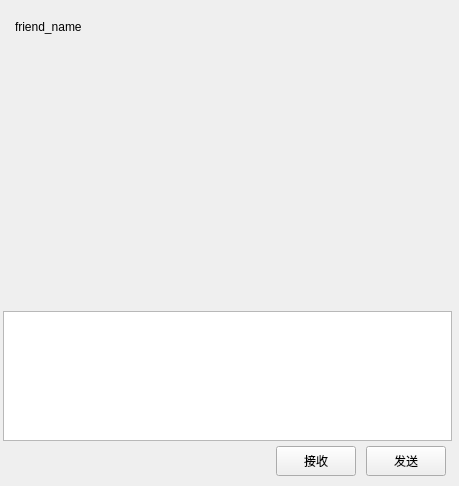
<?xml version="1.0" encoding="UTF-8"?>
<ui version="4.0">
 <class>ChatPage</class>
 <widget class="QWidget" name="ChatPage">
  <property name="geometry">
   <rect>
    <x>0</x>
    <y>0</y>
    <width>459</width>
    <height>486</height>
   </rect>
  </property>
  <property name="windowTitle">
   <string>Form</string>
  </property>
  <layout class="QVBoxLayout" name="verticalLayout">
   <property name="spacing">
    <number>0</number>
   </property>
   <property name="leftMargin">
    <number>3</number>
   </property>
   <property name="topMargin">
    <number>3</number>
   </property>
   <property name="rightMargin">
    <number>7</number>
   </property>
   <property name="bottomMargin">
    <number>0</number>
   </property>
   <item>
    <widget class="QWidget" name="chat_data_wid" native="true">
     <property name="minimumSize">
      <size>
       <width>300</width>
       <height>0</height>
      </size>
     </property>
     <layout class="QVBoxLayout" name="verticalLayout_4">
      <property name="spacing">
       <number>0</number>
      </property>
      <property name="leftMargin">
       <number>0</number>
      </property>
      <property name="topMargin">
       <number>0</number>
      </property>
      <property name="rightMargin">
       <number>0</number>
      </property>
      <property name="bottomMargin">
       <number>0</number>
      </property>
      <item>
       <widget class="QWidget" name="title_wid" native="true">
        <property name="minimumSize">
         <size>
          <width>0</width>
          <height>45</height>
         </size>
        </property>
        <property name="maximumSize">
         <size>
          <width>16777215</width>
          <height>45</height>
         </size>
        </property>
        <layout class="QVBoxLayout" name="verticalLayout_5" stretch="0">
         <property name="spacing">
          <number>0</number>
         </property>
         <property name="leftMargin">
          <number>10</number>
         </property>
         <property name="topMargin">
          <number>0</number>
         </property>
         <property name="rightMargin">
          <number>0</number>
         </property>
         <property name="bottomMargin">
          <number>0</number>
         </property>
         <item>
          <widget class="QWidget" name="widget_2" native="true">
           <layout class="QHBoxLayout" name="horizontalLayout_3" stretch="0">
            <property name="spacing">
             <number>0</number>
            </property>
            <property name="leftMargin">
             <number>2</number>
            </property>
            <property name="topMargin">
             <number>3</number>
            </property>
            <property name="rightMargin">
             <number>0</number>
            </property>
            <property name="bottomMargin">
             <number>1</number>
            </property>
            <item>
             <widget class="QLabel" name="title_lb">
              <property name="text">
               <string>friend_name</string>
              </property>
             </widget>
            </item>
           </layout>
          </widget>
         </item>
        </layout>
       </widget>
      </item>
      <item>
       <widget class="ChatView" name="chat_data_list" native="true"/>
      </item>
      <item>
       <widget class="QWidget" name="tool_wid" native="true">
        <property name="minimumSize">
         <size>
          <width>0</width>
          <height>30</height>
         </size>
        </property>
        <property name="maximumSize">
         <size>
          <width>16777215</width>
          <height>30</height>
         </size>
        </property>
        <layout class="QHBoxLayout" name="horizontalLayout_4">
         <property name="leftMargin">
          <number>2</number>
         </property>
         <property name="topMargin">
          <number>2</number>
         </property>
         <property name="rightMargin">
          <number>2</number>
         </property>
         <property name="bottomMargin">
          <number>2</number>
         </property>
         <item>
          <spacer name="horizontalSpacer_3">
           <property name="orientation">
            <enum>Qt::Horizontal</enum>
           </property>
           <property name="sizeType">
            <enum>QSizePolicy::Fixed</enum>
           </property>
           <property name="sizeHint" stdset="0">
            <size>
             <width>10</width>
             <height>20</height>
            </size>
           </property>
          </spacer>
         </item>
         <item>
          <widget class="ClickedLabel" name="emo_lb">
           <property name="sizePolicy">
            <sizepolicy hsizetype="Preferred" vsizetype="Preferred">
             <horstretch>0</horstretch>
             <verstretch>0</verstretch>
            </sizepolicy>
           </property>
           <property name="minimumSize">
            <size>
             <width>25</width>
             <height>25</height>
            </size>
           </property>
           <property name="maximumSize">
            <size>
             <width>25</width>
             <height>25</height>
            </size>
           </property>
           <property name="text">
            <string/>
           </property>
          </widget>
         </item>
         <item>
          <spacer name="horizontalSpacer_4">
           <property name="orientation">
            <enum>Qt::Horizontal</enum>
           </property>
           <property name="sizeType">
            <enum>QSizePolicy::Fixed</enum>
           </property>
           <property name="sizeHint" stdset="0">
            <size>
             <width>5</width>
             <height>20</height>
            </size>
           </property>
          </spacer>
         </item>
         <item>
          <widget class="ClickedLabel" name="file_lb">
           <property name="minimumSize">
            <size>
             <width>25</width>
             <height>25</height>
            </size>
           </property>
           <property name="maximumSize">
            <size>
             <width>25</width>
             <height>25</height>
            </size>
           </property>
           <property name="text">
            <string/>
           </property>
          </widget>
         </item>
         <item>
          <spacer name="horizontalSpacer_2">
           <property name="orientation">
            <enum>Qt::Horizontal</enum>
           </property>
           <property name="sizeHint" stdset="0">
            <size>
             <width>40</width>
             <height>20</height>
            </size>
           </property>
          </spacer>
         </item>
        </layout>
       </widget>
      </item>
      <item>
       <widget class="MessageTextEdit" name="chat_edit">
        <property name="maximumSize">
         <size>
          <width>16777215</width>
          <height>130</height>
         </size>
        </property>
        <property name="toolTipDuration">
         <number>0</number>
        </property>
       </widget>
      </item>
      <item>
       <widget class="QWidget" name="send_wid" native="true">
        <property name="minimumSize">
         <size>
          <width>0</width>
          <height>45</height>
         </size>
        </property>
        <property name="maximumSize">
         <size>
          <width>16777215</width>
          <height>45</height>
         </size>
        </property>
        <layout class="QHBoxLayout" name="horizontalLayout_5">
         <property name="spacing">
          <number>0</number>
         </property>
         <property name="topMargin">
          <number>0</number>
         </property>
         <property name="rightMargin">
          <number>6</number>
         </property>
         <property name="bottomMargin">
          <number>4</number>
         </property>
         <item>
          <spacer name="horizontalSpacer_5">
           <property name="orientation">
            <enum>Qt::Horizontal</enum>
           </property>
           <property name="sizeHint" stdset="0">
            <size>
             <width>30</width>
             <height>20</height>
            </size>
           </property>
          </spacer>
         </item>
         <item>
          <widget class="ClickedBtn" name="receive_btn">
           <property name="minimumSize">
            <size>
             <width>80</width>
             <height>30</height>
            </size>
           </property>
           <property name="maximumSize">
            <size>
             <width>80</width>
             <height>30</height>
            </size>
           </property>
           <property name="text">
            <string>接收</string>
           </property>
          </widget>
         </item>
         <item>
          <spacer name="horizontalSpacer_6">
           <property name="orientation">
            <enum>Qt::Horizontal</enum>
           </property>
           <property name="sizeType">
            <enum>QSizePolicy::Fixed</enum>
           </property>
           <property name="sizeHint" stdset="0">
            <size>
             <width>10</width>
             <height>20</height>
            </size>
           </property>
          </spacer>
         </item>
         <item>
          <widget class="ClickedBtn" name="send_btn">
           <property name="minimumSize">
            <size>
             <width>80</width>
             <height>30</height>
            </size>
           </property>
           <property name="maximumSize">
            <size>
             <width>80</width>
             <height>30</height>
            </size>
           </property>
           <property name="text">
            <string>发送</string>
           </property>
          </widget>
         </item>
        </layout>
       </widget>
      </item>
     </layout>
    </widget>
   </item>
  </layout>
 </widget>
 <customwidgets>
  <customwidget>
   <class>ClickedBtn</class>
   <extends>QPushButton</extends>
   <header location="global">clickedbtn.h</header>
  </customwidget>
  <customwidget>
   <class>ClickedLabel</class>
   <extends>QLabel</extends>
   <header location="global">clickedlabel.h</header>
  </customwidget>
  <customwidget>
   <class>ChatView</class>
   <extends>QWidget</extends>
   <header>chatview.h</header>
   <container>1</container>
  </customwidget>
  <customwidget>
   <class>MessageTextEdit</class>
   <extends>QTextEdit</extends>
   <header>messagetextedit.h</header>
  </customwidget>
 </customwidgets>
 <resources/>
 <connections/>
</ui>
